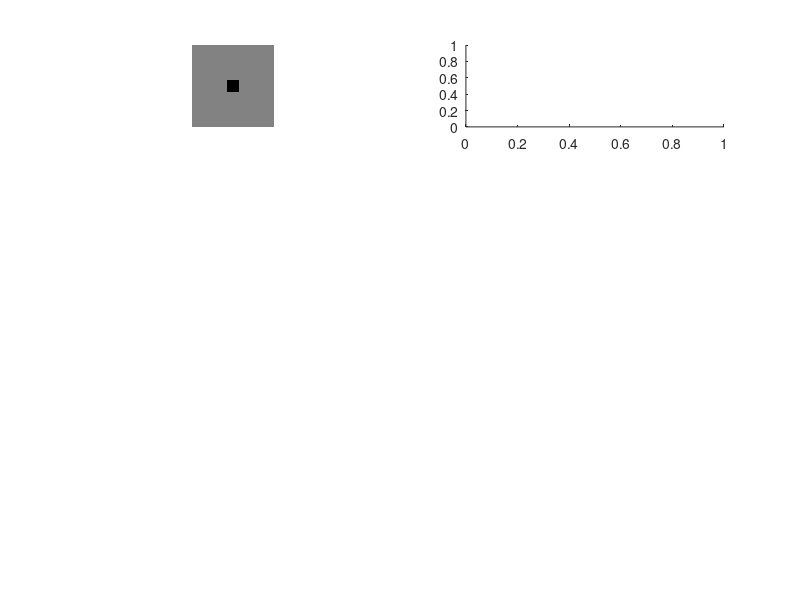

Reproduce this figure in MATLAB. (Note: this script raises an error after producing the figure.)
A=0.5*ones(128);
A1=zeros(20);
A2=A(1:(128-20)/2,:);
A3=A(((128-20)/2+1):((128-20)/2+20),1:(128-20)/2);
A=cat(1,A2,cat(2,A3,A1,A3),A2);
B_1=0:1/127:1;
B=repmat(B_1,128,1);
C=zeros(128);
C(128/2,128/2)=1;
D1=cos(0:2*pi/(128/4-1):2*pi);
[X1,Y1]=meshgrid(D1,D1);
D=cos(X1+Y1);
D=repmat(D,4,4);

subplot(4,2,1)
imshow(A);
subplot(4,2,2)
imshow(filth(A));
subplot(4,2,3)
imshow(B);
subplot(4,2,4)
imshow(filth(B));
subplot(4,2,5)
imshow(C);
subplot(4,2,6)
imshow(filth(C));
subplot(4,2,7)
imshow(D);
subplot(4,2,8)
imshow(filth(D));




